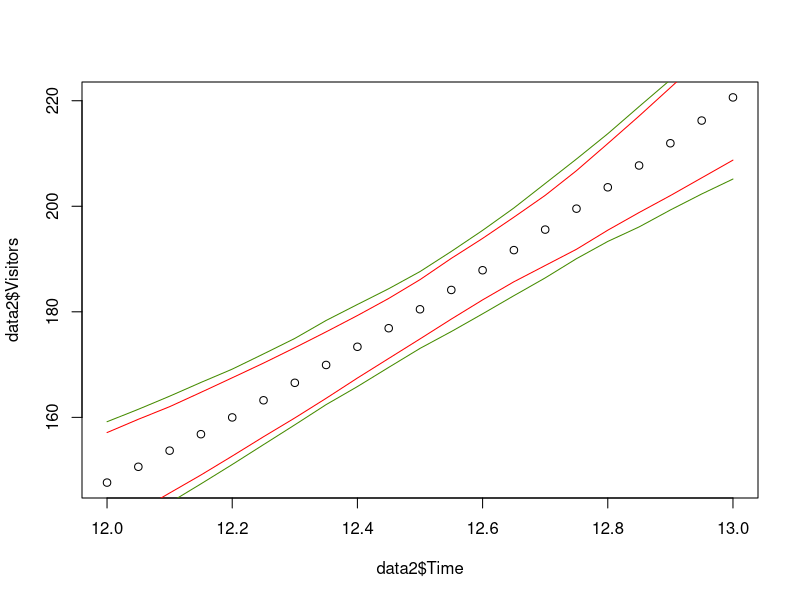

R code for this plot:
bank <- read.csv("bank.csv", header=TRUE, sep=";", dec=",")

fitlm = lm("Visitors~Time", data=bank)

fit <- glm("Visitors~Time", data=bank, family = poisson(link="log"))

head(bank)

noonone <- seq(12, 13, by=0.05)

targets = predict(fit, data.frame(Time=noonone), type="response")

data2 = data.frame(Visitors = targets, Time = noonone)

plot(data2$Time, data2$Visitors)

library(boot)

rng=function(data, mle){
  data1=data
  n=length(data$Time)
  pred = predict(mle, data, type="response")
  targ = rpois(n, pred)
  data1$Visitors = targ
  return(data1)
}

f1=function(indata){
  fit <- glm("Visitors~Time",data=indata, family = poisson(link="log"))
  return(predict(fit, newdata=data2, type="response"))
}

res=boot(data=data2, statistic=f1, mle=fit, R=1000, ran.gen=rng, sim="parametric")

summary(res)

env2=envelope(res)

lines(data2$Time, env2$point[2,], col="red") # Confidence bands
lines(data2$Time, env2$point[1,], col="red")
lines(data2$Time, env2$overall[2,], col="chartreuse4") # Prediction bands
lines(data2$Time, env2$overall[1,], col="chartreuse4")
